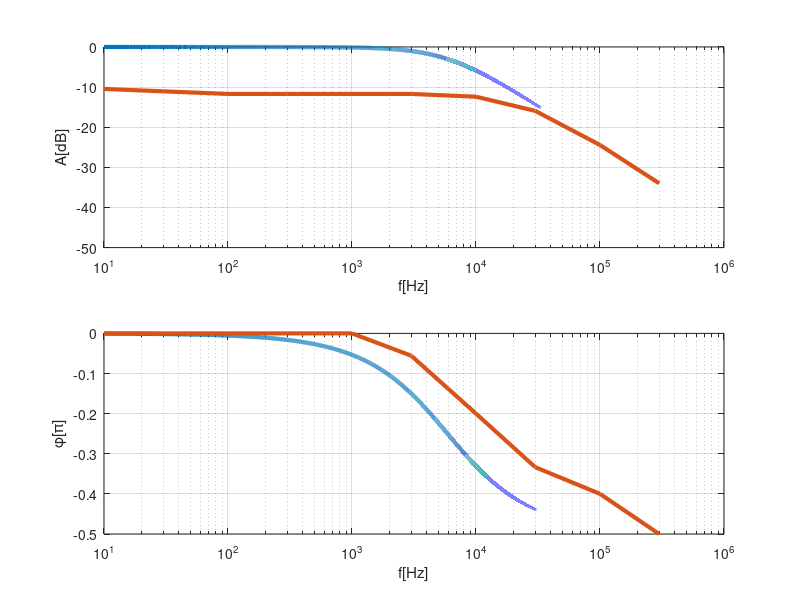

Source code (MATLAB):
clear all; clc; format compact; format short g;
%parameter
R=2700;
C=10e-9;
Rl=1000;
dt=1e-1
f_0=10;
f_E=1e6;
N=1e6;
lw=3;
%f_0=0; f_E=10^5; N=10^5; lw=3;
%Funktionen
%g=@(f)0.5*f.*exp(j*2*pi*f/10^5);
g=@(f)1./(1+2*pi*f*1i*C*R);
% daten
f_data=linspace(f_0,f_E,N);
g_data=g(f_data);
%exp data
f_exp_Data=[10,30,100,300,1000,3000,10000,30000,100000,300000];
first_u_Data_RL=[0.15,0.14,0.13,0.13,0.13,0.13,0.12,0.08,0.03,0.01];
first_phi_Data_RL=[0,0,0,0,0,1/18,1/5,1/3,2/5,1/2];
%PLOT
figure(1);
subplot(2,1,1);
semilogx(f_data,20*log(abs(g_data))/log(10),'linewidth',lw);
hold on;
semilogx(f_exp_Data,20*log(first_u_Data_RL*2)/log(10),'linewidth',lw);
hold off;
xlabel('f[Hz]');ylabel('A[dB]');
grid on;
subplot(2,1,2);
semilogx(f_data,angle(g_data)/pi,'linewidth',lw);
hold on;
semilogx(f_exp_Data,-1*first_phi_Data_RL,'linewidth',lw);
hold off;
xlabel('f[Hz]');ylabel('\phi[\pi]');
grid on;